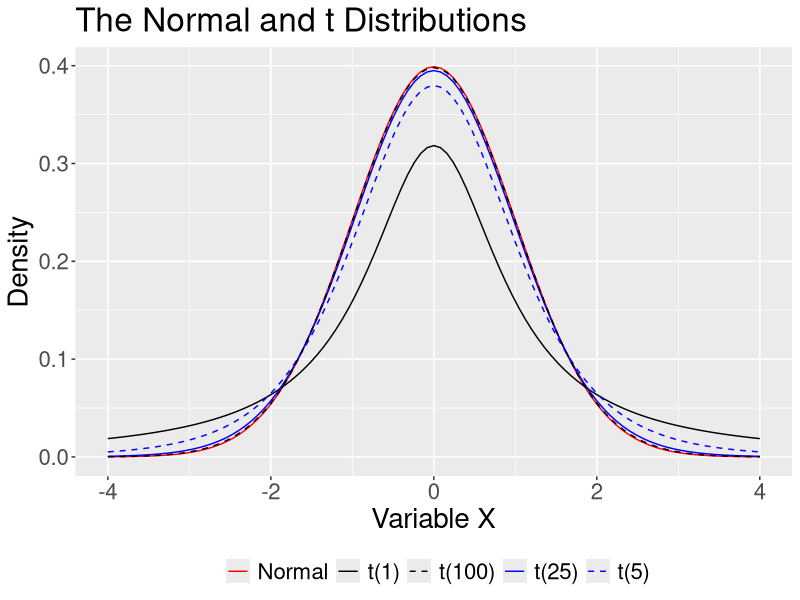
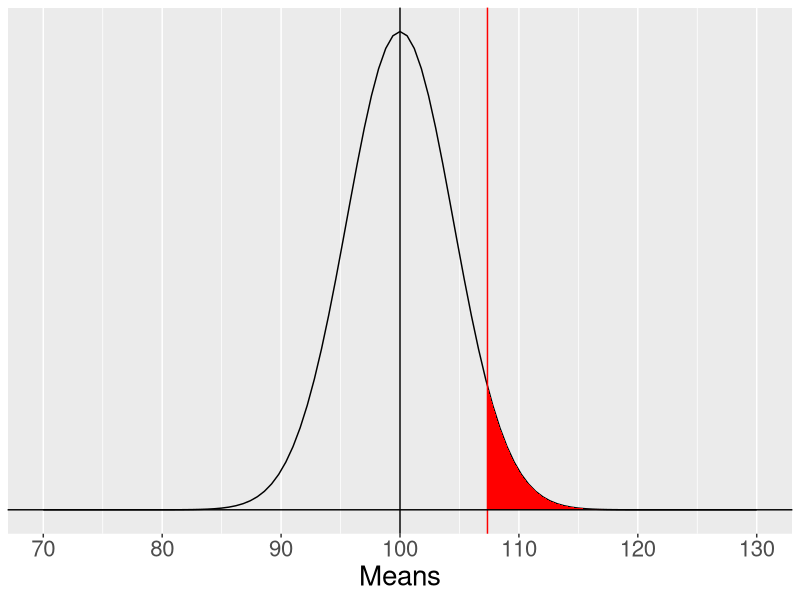
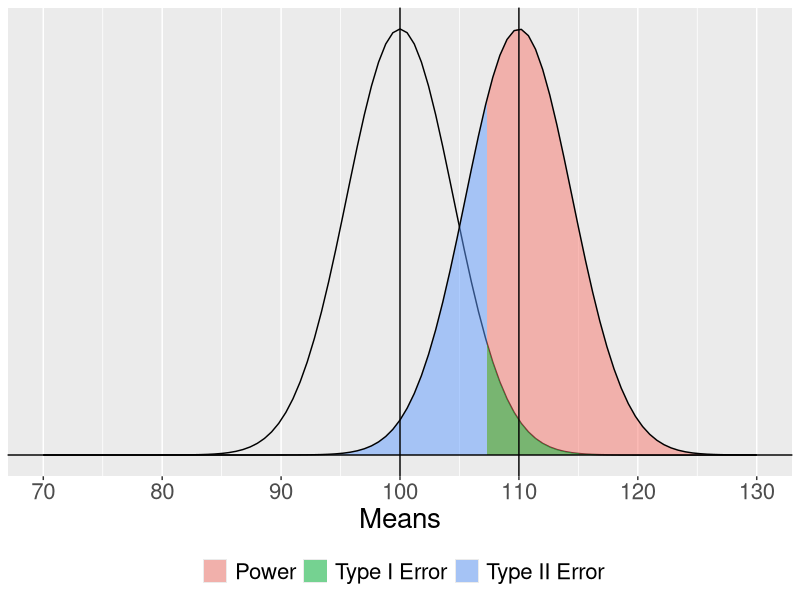
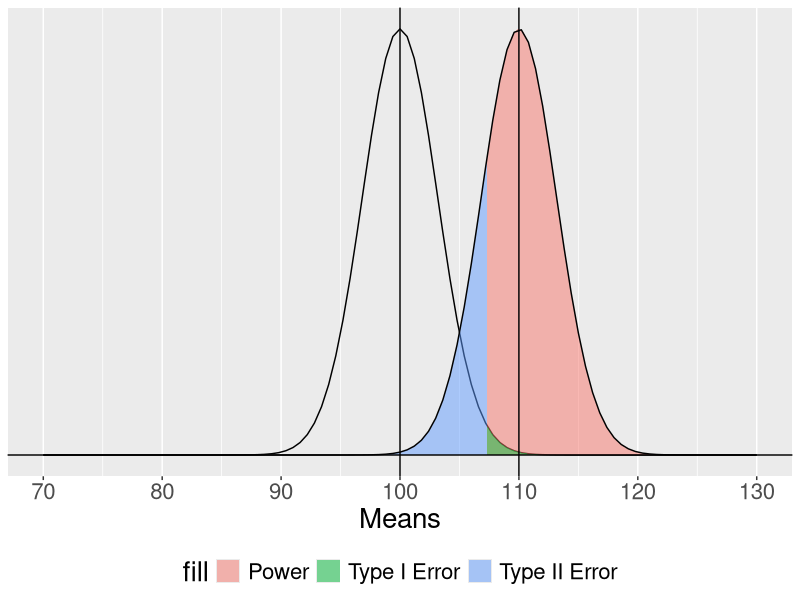

These figures' R source, in order:
## ---- chunk 1
options(htmltools.dir.version = FALSE)
knitr::opts_chunk$set(warning = F,
                      message = F,
                      fit.retina = 3,
                      fig.align = "center")

hook_source <- knitr::knit_hooks$get('source')
knitr::knit_hooks$set(source = function(x, options) {
  x <- stringr::str_replace(x, "^[[:blank:]]?([^*].+?)[[:blank:]]*#<<[[:blank:]]*$", "*\\1")
  hook_source(x, options)
})
## ---- chunk 2
library(tidyverse)
library(ggpubr)
library(knitr)
colors = RColorBrewer::brewer.pal(4, "Set2")
## ---- chunk 3
ggplot(data.frame(x = seq(-4, 4)), aes(x)) +
  stat_function(fun = function(x) dnorm(x),
                aes(color = "Normal", linetype = "Normal")) +
  stat_function(fun = function(x) dt(x, df = 1),
                aes(color = "t(1)", linetype = "t(1)")) +
  stat_function(fun = function(x) dt(x, df = 5),
                aes(color = "t(5)", linetype = "t(5)")) +
  stat_function(fun = function(x) dt(x, df = 25),
                aes(color = "t(25)", linetype = "t(25)")) +
  stat_function(fun = function(x) dt(x, df = 100),
                aes(color = "t(100)", linetype = "t(100)")) +
  scale_x_continuous("Variable X") +
  scale_y_continuous("Density") +
  scale_color_manual("",
                     values = c("red", "black", "black", "blue", "blue")) +
  scale_linetype_manual("",
                        values = c("solid", "solid", "dashed", "solid", "dashed")) +
  ggtitle("The Normal and t Distributions") +
  theme(text = element_text(size=20),legend.position = "bottom")
## ---- chunk 4
M = 90
SD = 8
N = 100

sem = SD/sqrt(N)

ci_lb_z = M - sem * qnorm(p = .975)
ci_ub_z = M + sem * qnorm(p = .975)
print(c(ci_lb_z, ci_ub_z))


ci_lb_z = M - sem * qt(p = .975, df = N-1)
ci_ub_z = M + sem * qt(p = .975, df = N-1)
print(c(ci_lb_z, ci_ub_z))
## ---- chunk 5
M = 83.4
SD = 10.6
N = 26

sem = SD/sqrt(N)

ci_lb_z = M - sem * qnorm(p = .975)
ci_ub_z = M + sem * qnorm(p = .975)
print(c(ci_lb_z, ci_ub_z))


ci_lb_z = M - sem * qt(p = .975, df = N-1)
ci_ub_z = M + sem * qt(p = .975, df = N-1)
print(c(ci_lb_z, ci_ub_z))
## ---- chunk 6
mu = 100
x = 110
s = 20
n = 20
sem = s/sqrt(n)
cv = qnorm(mean = mu, sd = sem, p = .05, lower.tail = F)

ggplot(data.frame(x = seq(70, 130)), aes(x)) +
  stat_function(fun = function(x) dnorm(x, m = mu, sd = sem)) +
  stat_function(fun = function(x) dnorm(x, m = mu, sd = sem),
                geom = "area", xlim = c(cv, 130), fill = "red") +
  geom_vline(aes(xintercept = cv), color = "red")+
  geom_vline(aes(xintercept = mu))+
  geom_hline(aes(yintercept = 0))+
  scale_x_continuous("Means", breaks = seq(70,130,10)) +
  scale_y_continuous(NULL, breaks = NULL)+
  theme(text = element_text(size = 20))

## ---- chunk 7
qnorm(.95)
## ---- chunk 8

## ---- chunk 9
mean = 110
n = 20
cv = qnorm(mean = mu, sd = sem, p = .05, lower.tail = F)
## ---- chunk 10
mu = 100
s = 20

sem = s/sqrt(n)

ggplot(data.frame(x = seq(70, 130)), aes(x)) +
  stat_function(fun = function(x) dnorm(x, m = mu, sd = sem)) +
  
  stat_function(fun = function(x) dnorm(x, m = mean, sd = sem),
                geom = "area", xlim = c(cv, 130), 
                aes(fill = "Power"), alpha = .5) +
  stat_function(fun = function(x) dnorm(x, m = mean, sd = sem),
                geom = "area", xlim = c(70, cv), 
                aes(fill = "Type II Error"), alpha = .5) +
  stat_function(fun = function(x) dnorm(x, m = mu, sd = sem),
                geom = "area", xlim = c(cv, 130), 
                aes(fill = "Type I Error"), alpha = .5) +
  stat_function(fun = function(x) dnorm(x, m = mean, sd = sem)) +
  geom_vline(aes(xintercept = mu))+
  geom_vline(aes(xintercept = mean))+
  geom_hline(aes(yintercept = 0))+
  scale_x_continuous("Means", breaks = seq(70,130,10)) +
  scale_y_continuous(NULL, breaks = NULL) + 
  theme( text = element_text(size = 20),
    legend.position = "bottom") +
  labs(fill = "")

## ---- chunk 11

## ---- chunk 12
pnorm(-.59)
## ---- chunk 13
mean = 115
## ---- chunk 14

## ---- chunk 15
1-pnorm(-1.71) 
## ---- chunk 16
mean = 110
n = 40
## ---- chunk 17

mu = 100

sem = s/sqrt(n)

ggplot(data.frame(x = seq(70, 130)), aes(x)) +
  stat_function(fun = function(x) dnorm(x, m = mu, sd = sem)) +
  
  stat_function(fun = function(x) dnorm(x, m = mean, sd = sem),
                geom = "area", xlim = c(cv, 130), 
                aes(fill = "Power"), alpha = .5) +
  stat_function(fun = function(x) dnorm(x, m = mean, sd = sem),
                geom = "area", xlim = c(70, cv), 
                aes(fill = "Type II Error"), alpha = .5) +
  stat_function(fun = function(x) dnorm(x, m = mu, sd = sem),
                geom = "area", xlim = c(cv, 130), 
                aes(fill = "Type I Error"), alpha = .5) +
  stat_function(fun = function(x) dnorm(x, m = mean, sd = sem)) +
  geom_vline(aes(xintercept = mu))+
  geom_vline(aes(xintercept = mean))+
  geom_hline(aes(yintercept = 0))+
  scale_x_continuous("Means", breaks = seq(70,130,10)) +
  scale_y_continuous(NULL, breaks = NULL) + 
  theme( text = element_text(size = 20),
    legend.position = "bottom")


## ---- chunk 18
1-pnorm(-1.52) 
## ---- chunk 19
mean = 110
n = 20
cv = qnorm(mean = mu, sd = sem, p = .025, lower.tail = F)
## ---- chunk 20

## ---- chunk 21
1-pnorm(-.28) 
## ---- chunk 22

